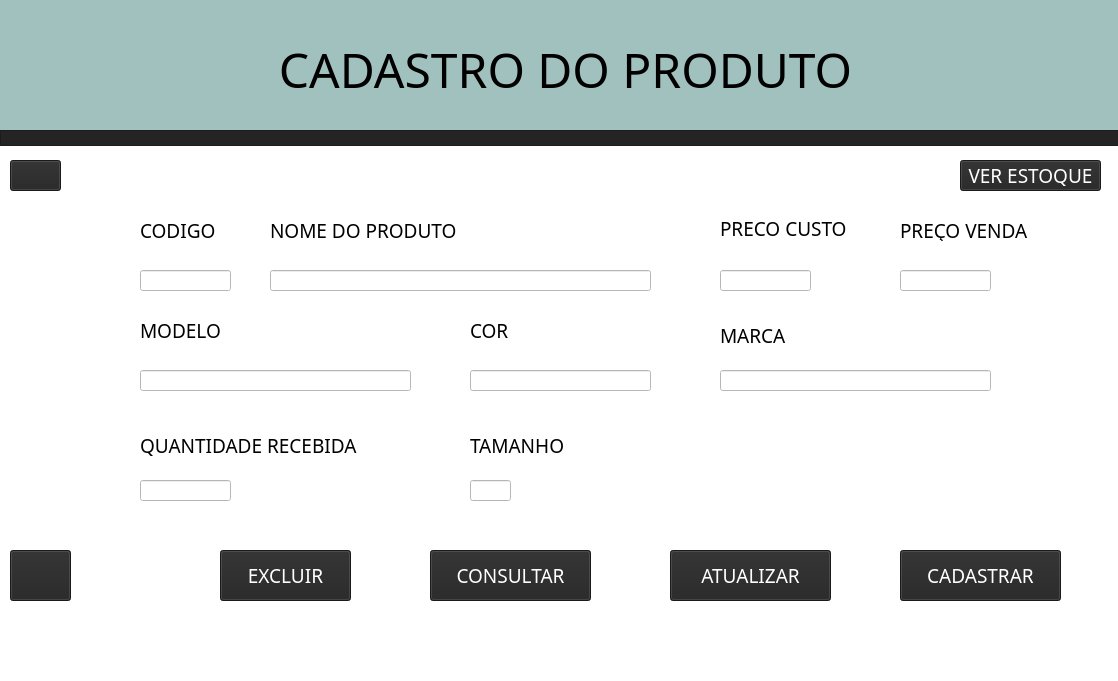
<?xml version="1.0" encoding="UTF-8"?>
<ui version="4.0">
 <class>MainWindow</class>
 <widget class="QMainWindow" name="MainWindow">
  <property name="geometry">
   <rect>
    <x>0</x>
    <y>0</y>
    <width>1118</width>
    <height>681</height>
   </rect>
  </property>
  <property name="font">
   <font>
    <family>Eras Medium ITC</family>
   </font>
  </property>
  <property name="windowTitle">
   <string>MainWindow</string>
  </property>
  <property name="styleSheet">
   <string notr="true">background-color: rgb(255, 255, 255);
background-color: rgb(255, 255, 255);</string>
  </property>
  <property name="animated">
   <bool>true</bool>
  </property>
  <widget class="QWidget" name="centralwidget">
   <widget class="QLabel" name="nome_produto">
    <property name="geometry">
     <rect>
      <x>270</x>
      <y>220</y>
      <width>191</width>
      <height>21</height>
     </rect>
    </property>
    <property name="font">
     <font>
      <family>Eras Medium ITC</family>
      <pointsize>14</pointsize>
     </font>
    </property>
    <property name="text">
     <string>NOME DO PRODUTO</string>
    </property>
   </widget>
   <widget class="QLabel" name="tamanho">
    <property name="geometry">
     <rect>
      <x>470</x>
      <y>430</y>
      <width>101</width>
      <height>31</height>
     </rect>
    </property>
    <property name="font">
     <font>
      <family>Eras Medium ITC</family>
      <pointsize>14</pointsize>
     </font>
    </property>
    <property name="text">
     <string>TAMANHO</string>
    </property>
   </widget>
   <widget class="QLabel" name="modelo">
    <property name="geometry">
     <rect>
      <x>140</x>
      <y>320</y>
      <width>81</width>
      <height>21</height>
     </rect>
    </property>
    <property name="font">
     <font>
      <family>Eras Medium ITC</family>
      <pointsize>14</pointsize>
     </font>
    </property>
    <property name="text">
     <string>MODELO</string>
    </property>
   </widget>
   <widget class="QLabel" name="cor">
    <property name="geometry">
     <rect>
      <x>470</x>
      <y>320</y>
      <width>41</width>
      <height>21</height>
     </rect>
    </property>
    <property name="font">
     <font>
      <family>Eras Medium ITC</family>
      <pointsize>14</pointsize>
     </font>
    </property>
    <property name="text">
     <string>COR</string>
    </property>
   </widget>
   <widget class="QLabel" name="marca">
    <property name="geometry">
     <rect>
      <x>720</x>
      <y>320</y>
      <width>101</width>
      <height>31</height>
     </rect>
    </property>
    <property name="font">
     <font>
      <family>Eras Medium ITC</family>
      <pointsize>14</pointsize>
     </font>
    </property>
    <property name="text">
     <string>MARCA</string>
    </property>
   </widget>
   <widget class="QLabel" name="codigo">
    <property name="geometry">
     <rect>
      <x>140</x>
      <y>220</y>
      <width>81</width>
      <height>21</height>
     </rect>
    </property>
    <property name="font">
     <font>
      <family>Eras Medium ITC</family>
      <pointsize>14</pointsize>
     </font>
    </property>
    <property name="text">
     <string>CODIGO</string>
    </property>
   </widget>
   <widget class="QLabel" name="qntdd_recebida">
    <property name="geometry">
     <rect>
      <x>140</x>
      <y>430</y>
      <width>221</width>
      <height>31</height>
     </rect>
    </property>
    <property name="font">
     <font>
      <family>Eras Medium ITC</family>
      <pointsize>14</pointsize>
     </font>
    </property>
    <property name="text">
     <string>QUANTIDADE RECEBIDA</string>
    </property>
   </widget>
   <widget class="QLineEdit" name="inserir_nome_produto">
    <property name="geometry">
     <rect>
      <x>270</x>
      <y>270</y>
      <width>381</width>
      <height>21</height>
     </rect>
    </property>
   </widget>
   <widget class="QLineEdit" name="inserir_modelo">
    <property name="geometry">
     <rect>
      <x>140</x>
      <y>370</y>
      <width>271</width>
      <height>21</height>
     </rect>
    </property>
   </widget>
   <widget class="QLineEdit" name="inserir_marca">
    <property name="geometry">
     <rect>
      <x>720</x>
      <y>370</y>
      <width>271</width>
      <height>21</height>
     </rect>
    </property>
   </widget>
   <widget class="QLineEdit" name="inserir_qntd_recebida">
    <property name="geometry">
     <rect>
      <x>140</x>
      <y>480</y>
      <width>91</width>
      <height>21</height>
     </rect>
    </property>
   </widget>
   <widget class="QLineEdit" name="inserir_cor">
    <property name="geometry">
     <rect>
      <x>470</x>
      <y>370</y>
      <width>181</width>
      <height>21</height>
     </rect>
    </property>
   </widget>
   <widget class="QLineEdit" name="inserir_cod">
    <property name="geometry">
     <rect>
      <x>140</x>
      <y>270</y>
      <width>91</width>
      <height>21</height>
     </rect>
    </property>
   </widget>
   <widget class="QLabel" name="preco_venda">
    <property name="geometry">
     <rect>
      <x>900</x>
      <y>220</y>
      <width>131</width>
      <height>21</height>
     </rect>
    </property>
    <property name="font">
     <font>
      <family>Eras Medium ITC</family>
      <pointsize>14</pointsize>
     </font>
    </property>
    <property name="text">
     <string>PREÇO VENDA</string>
    </property>
   </widget>
   <widget class="QLabel" name="preco_custo">
    <property name="geometry">
     <rect>
      <x>720</x>
      <y>220</y>
      <width>131</width>
      <height>16</height>
     </rect>
    </property>
    <property name="font">
     <font>
      <family>Eras Medium ITC</family>
      <pointsize>14</pointsize>
     </font>
    </property>
    <property name="text">
     <string>PREÇO CUSTO</string>
    </property>
   </widget>
   <widget class="QLineEdit" name="inserir_preco_custo">
    <property name="geometry">
     <rect>
      <x>720</x>
      <y>270</y>
      <width>91</width>
      <height>21</height>
     </rect>
    </property>
   </widget>
   <widget class="QLineEdit" name="inserir_preco_venda">
    <property name="geometry">
     <rect>
      <x>900</x>
      <y>270</y>
      <width>91</width>
      <height>21</height>
     </rect>
    </property>
   </widget>
   <widget class="QFrame" name="frame">
    <property name="geometry">
     <rect>
      <x>0</x>
      <y>-11</y>
      <width>1121</width>
      <height>151</height>
     </rect>
    </property>
    <property name="styleSheet">
     <string notr="true">background-color: rgb(161, 193, 190);</string>
    </property>
    <property name="frameShape">
     <enum>QFrame::StyledPanel</enum>
    </property>
    <property name="frameShadow">
     <enum>QFrame::Raised</enum>
    </property>
    <widget class="QLabel" name="titulo">
     <property name="geometry">
      <rect>
       <x>250</x>
       <y>30</y>
       <width>631</width>
       <height>101</height>
      </rect>
     </property>
     <property name="font">
      <font>
       <family>Eras Demi ITC</family>
       <pointsize>36</pointsize>
      </font>
     </property>
     <property name="text">
      <string>CADASTRO DO PRODUTO</string>
     </property>
     <property name="alignment">
      <set>Qt::AlignCenter</set>
     </property>
    </widget>
    <widget class="QLabel" name="logo">
     <property name="geometry">
      <rect>
       <x>-10</x>
       <y>-50</y>
       <width>231</width>
       <height>251</height>
      </rect>
     </property>
     <property name="text">
      <string/>
     </property>
     <property name="pixmap">
      <pixmap>Meteoro_Calçados_Logo-removebg-preview.png</pixmap>
     </property>
     <property name="scaledContents">
      <bool>true</bool>
     </property>
    </widget>
   </widget>
   <widget class="QFrame" name="frame_2">
    <property name="geometry">
     <rect>
      <x>0</x>
      <y>130</y>
      <width>1121</width>
      <height>16</height>
     </rect>
    </property>
    <property name="styleSheet">
     <string notr="true">background-color: rgb(36, 36, 36);</string>
    </property>
    <property name="frameShape">
     <enum>QFrame::StyledPanel</enum>
    </property>
    <property name="frameShadow">
     <enum>QFrame::Raised</enum>
    </property>
   </widget>
   <widget class="QPushButton" name="bt_cadastrar">
    <property name="geometry">
     <rect>
      <x>900</x>
      <y>550</y>
      <width>161</width>
      <height>51</height>
     </rect>
    </property>
    <property name="font">
     <font>
      <family>Eras Demi ITC</family>
      <pointsize>14</pointsize>
     </font>
    </property>
    <property name="cursor">
     <cursorShape>PointingHandCursor</cursorShape>
    </property>
    <property name="styleSheet">
     <string notr="true">background-color: rgb(36, 36, 36);
color: rgb(255, 255, 255);</string>
    </property>
    <property name="text">
     <string>CADASTRAR</string>
    </property>
   </widget>
   <widget class="QPushButton" name="bt_ver_estoque">
    <property name="geometry">
     <rect>
      <x>960</x>
      <y>160</y>
      <width>141</width>
      <height>31</height>
     </rect>
    </property>
    <property name="font">
     <font>
      <family>Eras Demi ITC</family>
      <pointsize>14</pointsize>
     </font>
    </property>
    <property name="cursor">
     <cursorShape>PointingHandCursor</cursorShape>
    </property>
    <property name="styleSheet">
     <string notr="true">background-color: rgb(36, 36, 36);
color: rgb(255, 255, 255);</string>
    </property>
    <property name="text">
     <string>VER ESTOQUE</string>
    </property>
   </widget>
   <widget class="QPushButton" name="bt_apagar">
    <property name="geometry">
     <rect>
      <x>10</x>
      <y>550</y>
      <width>61</width>
      <height>51</height>
     </rect>
    </property>
    <property name="cursor">
     <cursorShape>PointingHandCursor</cursorShape>
    </property>
    <property name="styleSheet">
     <string notr="true">background-color: rgb(36, 36, 36);</string>
    </property>
    <property name="text">
     <string/>
    </property>
    <property name="icon">
     <iconset>
      <normaloff>image.png</normaloff>image.png</iconset>
    </property>
    <property name="iconSize">
     <size>
      <width>55</width>
      <height>55</height>
     </size>
    </property>
   </widget>
   <widget class="QPushButton" name="bt_voltarcadprod">
    <property name="geometry">
     <rect>
      <x>10</x>
      <y>160</y>
      <width>51</width>
      <height>31</height>
     </rect>
    </property>
    <property name="styleSheet">
     <string notr="true">color: rgb(255, 255, 255);
background-color: rgb(36, 36, 36);</string>
    </property>
    <property name="text">
     <string/>
    </property>
    <property name="icon">
     <iconset>
      <normaloff>pngtree-arrow-left-flat-white-color-icon-move-back-less-photo-picture-image_7920547-removebg-preview.png</normaloff>pngtree-arrow-left-flat-white-color-icon-move-back-less-photo-picture-image_7920547-removebg-preview.png</iconset>
    </property>
   </widget>
   <widget class="QLineEdit" name="inserir_tamanho">
    <property name="geometry">
     <rect>
      <x>470</x>
      <y>480</y>
      <width>41</width>
      <height>21</height>
     </rect>
    </property>
   </widget>
   <widget class="QPushButton" name="bt_atualizar">
    <property name="geometry">
     <rect>
      <x>670</x>
      <y>550</y>
      <width>161</width>
      <height>51</height>
     </rect>
    </property>
    <property name="font">
     <font>
      <family>Eras Demi ITC</family>
      <pointsize>14</pointsize>
     </font>
    </property>
    <property name="cursor">
     <cursorShape>PointingHandCursor</cursorShape>
    </property>
    <property name="styleSheet">
     <string notr="true">background-color: rgb(36, 36, 36);
color: rgb(255, 255, 255);</string>
    </property>
    <property name="text">
     <string>ATUALIZAR</string>
    </property>
   </widget>
   <widget class="QPushButton" name="bt_consultar">
    <property name="geometry">
     <rect>
      <x>430</x>
      <y>550</y>
      <width>161</width>
      <height>51</height>
     </rect>
    </property>
    <property name="font">
     <font>
      <family>Eras Demi ITC</family>
      <pointsize>14</pointsize>
     </font>
    </property>
    <property name="cursor">
     <cursorShape>PointingHandCursor</cursorShape>
    </property>
    <property name="styleSheet">
     <string notr="true">background-color: rgb(36, 36, 36);
color: rgb(255, 255, 255);</string>
    </property>
    <property name="text">
     <string>CONSULTAR</string>
    </property>
   </widget>
   <widget class="QPushButton" name="bt_deletar">
    <property name="geometry">
     <rect>
      <x>220</x>
      <y>550</y>
      <width>131</width>
      <height>51</height>
     </rect>
    </property>
    <property name="font">
     <font>
      <family>Eras Demi ITC</family>
      <pointsize>14</pointsize>
     </font>
    </property>
    <property name="cursor">
     <cursorShape>PointingHandCursor</cursorShape>
    </property>
    <property name="layoutDirection">
     <enum>Qt::RightToLeft</enum>
    </property>
    <property name="styleSheet">
     <string notr="true">color: rgb(255, 255, 255);
background-color: rgb(36, 36, 36);</string>
    </property>
    <property name="text">
     <string>EXCLUIR</string>
    </property>
   </widget>
   <zorder>frame</zorder>
   <zorder>nome_produto</zorder>
   <zorder>tamanho</zorder>
   <zorder>modelo</zorder>
   <zorder>cor</zorder>
   <zorder>marca</zorder>
   <zorder>codigo</zorder>
   <zorder>qntdd_recebida</zorder>
   <zorder>inserir_nome_produto</zorder>
   <zorder>inserir_modelo</zorder>
   <zorder>inserir_marca</zorder>
   <zorder>inserir_qntd_recebida</zorder>
   <zorder>inserir_cor</zorder>
   <zorder>inserir_cod</zorder>
   <zorder>preco_venda</zorder>
   <zorder>preco_custo</zorder>
   <zorder>inserir_preco_custo</zorder>
   <zorder>inserir_preco_venda</zorder>
   <zorder>frame_2</zorder>
   <zorder>bt_cadastrar</zorder>
   <zorder>bt_ver_estoque</zorder>
   <zorder>bt_apagar</zorder>
   <zorder>bt_voltarcadprod</zorder>
   <zorder>inserir_tamanho</zorder>
   <zorder>bt_atualizar</zorder>
   <zorder>bt_consultar</zorder>
   <zorder>bt_deletar</zorder>
  </widget>
  <widget class="QMenuBar" name="menubar">
   <property name="geometry">
    <rect>
     <x>0</x>
     <y>0</y>
     <width>1118</width>
     <height>21</height>
    </rect>
   </property>
  </widget>
  <widget class="QStatusBar" name="statusbar"/>
 </widget>
 <tabstops>
  <tabstop>inserir_cod</tabstop>
  <tabstop>inserir_nome_produto</tabstop>
  <tabstop>inserir_preco_custo</tabstop>
  <tabstop>inserir_preco_venda</tabstop>
  <tabstop>inserir_modelo</tabstop>
  <tabstop>inserir_cor</tabstop>
  <tabstop>inserir_marca</tabstop>
  <tabstop>inserir_qntd_recebida</tabstop>
  <tabstop>inserir_tamanho</tabstop>
  <tabstop>bt_cadastrar</tabstop>
  <tabstop>bt_ver_estoque</tabstop>
  <tabstop>bt_apagar</tabstop>
  <tabstop>bt_voltarcadprod</tabstop>
 </tabstops>
 <resources/>
 <connections/>
</ui>
